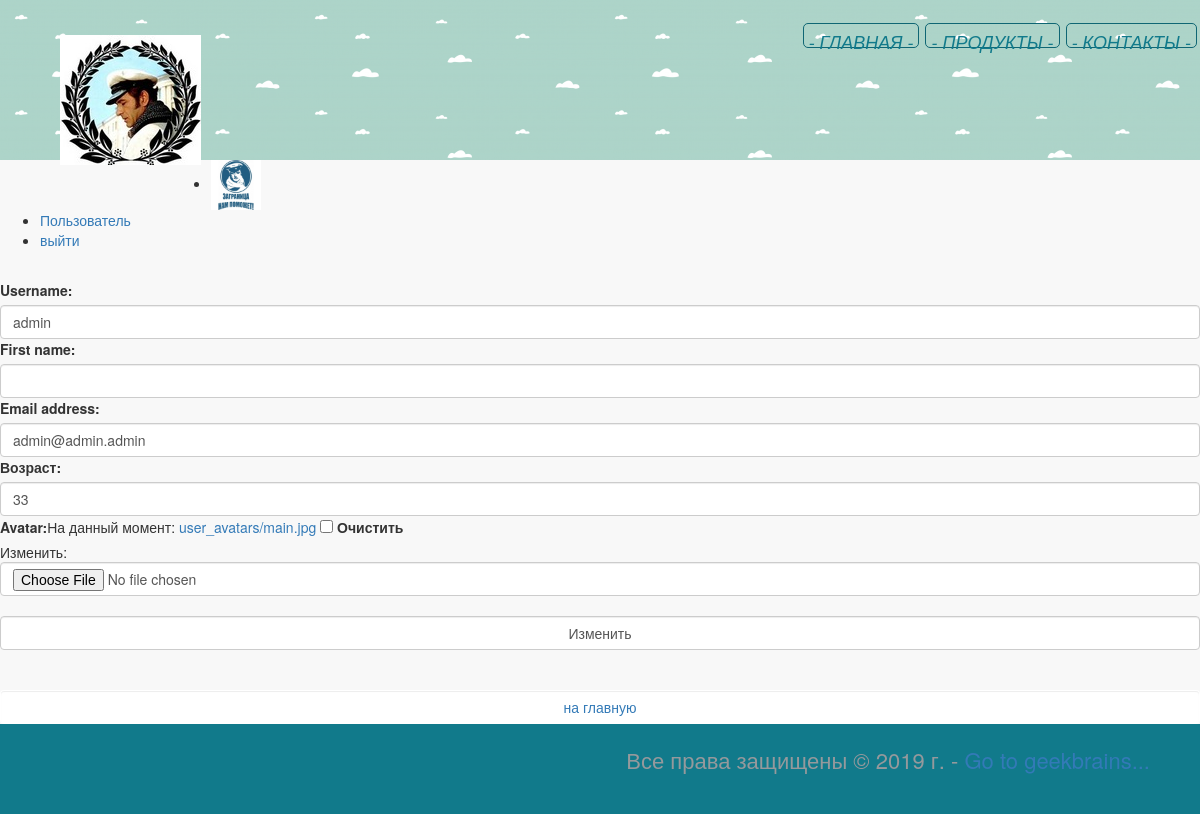
Screenshot of /edit/ (signed in) with the database file from the repository.
### authapp/models.py (models this page shows, shortened)
class ShopUser(AbstractUser):
    class Meta:
        verbose_name = 'Пользователь'
        verbose_name_plural = 'Пользователи'
    avatar = models.ImageField(upload_to='user_avatars', blank=True)
    age = models.PositiveIntegerField(verbose_name='Возраст')

### authapp/views.py (the view)
# urls.py: path('edit/', authapp_view.edit, name='edit'),
def edit(request):
    title = 'редактирование'
    if request.method == 'POST':
        edit_form = ShopUserEditForm(request.POST, request.FILES, instance=request.user)
        if edit_form.is_valid():
            edit_form.save()
            return HttpResponseRedirect(reverse('auth:edit'))
    else:
        edit_form = ShopUserEditForm(instance=request.user)
        content = {'title': title, 'edit_form': edit_form}
        return render(request, 'authapp/edit.html', content)

### authapp/forms.py (shortened to what this page needs)
class ShopUserEditForm (UserChangeForm):
    class Meta:
        model = ShopUser
        fields = ( 'username', 'first_name', 'email', 'age', 'avatar', 'password' )
    def __init__ (self, *args, **kwargs):
        super().__init__(*args, **kwargs)
        for field_name, field in self.fields.items():
            field.widget.attrs['class'] = 'form-control'
            field.help_text = ''
            if field_name == 'password':
                field.widget = HiddenInput()

### authapp/templates/authapp/edit.html (shortened to what this page needs)
{% extends 'mainapp/base.html' %}
{% load static %}
{% block extrahead %}
    <link rel = "stylesheet" type = "text/css" href = "{% static 'css/bootstrap.min.css' %}">
    <link rel = "stylesheet" type = "text/css" href = "{% static 'css/style.css' %}">
{% endblock %}
{% block content %}
    <br>
    <form class = "form-horizontal" method="POST" enctype = "multipart/form-data" action="{% url 'auth:edit' %}">
    {{ edit_form.as_table }}
    <br>
    <input class="form-control" type="submit" value="Изменить">
    <br>
    </form>
    <br>
    <button class = "btn btn-round form-control last">
        <a href = "{% url 'mainapp:main' %}" class = "">
            на главную
        </a>
    </button>
{% endblock %}

### mainapp/templates/mainapp/base.html (shortened to what this page needs)
<!DOCTYPE html>
{% load static %}
<html lang="en">
<head>
    <link rel="stylesheet" href="{% static 'css/style.css'%}">
    {% block extrahead %}
    {% endblock %}
</head>
<body>
    {% block header %}
        <div class="header">
            <img class="logo" src="{% static 'img/logo.jpg'%}" alt="Logo">
            {% include 'mainapp/includes/inc_menu.html' %}
        </div>
        <ul>
            {% if user.is_authenticated %}
                <li>
                    <div class = "user_avatar"><img width=50px height="50px" src="/media/{{ user.avatar }}" alt="Аватарка"></div>
                </li>
                <li>
                    <a class="userBage" href = "{% url 'auth:edit' %}" >
                        {{ user.first_name|default:'Пользователь' }}
                    </a>
                </li>
            {% endif %}
                <li>
                    {% if user.is_authenticated %}
                        <a class="userBage" href = "{% url 'auth:logout' %}" >выйти</a>
                    {% else %}
                        <a class="userBage" href = "{% url 'auth:login' %}" >войти</a>
                    {% endif %}
                </li>
        </ul>
    {% endblock %}
    {% block content %}{% endblock %}
    {% block footer %}
        <div class="footer">
            <p>
                Все права защищены &copy;&nbsp;2019 г. - <a href="https://geekbrains.ru" target="_blank">Go to geekbrains...</a>
            </p>
        </div>
    {% endblock %}
</body>
</html>

### static/css/style.css (style rules this page uses)
body { background-color: #f8f8f8; }
.logo { float: left; margin: 15px 10px; border: none; outline: none; }
.header { height: 160px; padding-top: 20px; padding-bottom: 20px; padding-left: 50px; background-image: url("/static/img/header_back.png"); }
.footer { height: 90px; background-color: #117a8b; padding-top: 20px; padding-right: 50px; text-align: right; }
.footer > p { color: #95999c; font-size: 22px; }

### rows the page displays
ShopUser: avatar (picture), first_name "Пользователь", username "admin", email "admin@admin.admin", age "33"
